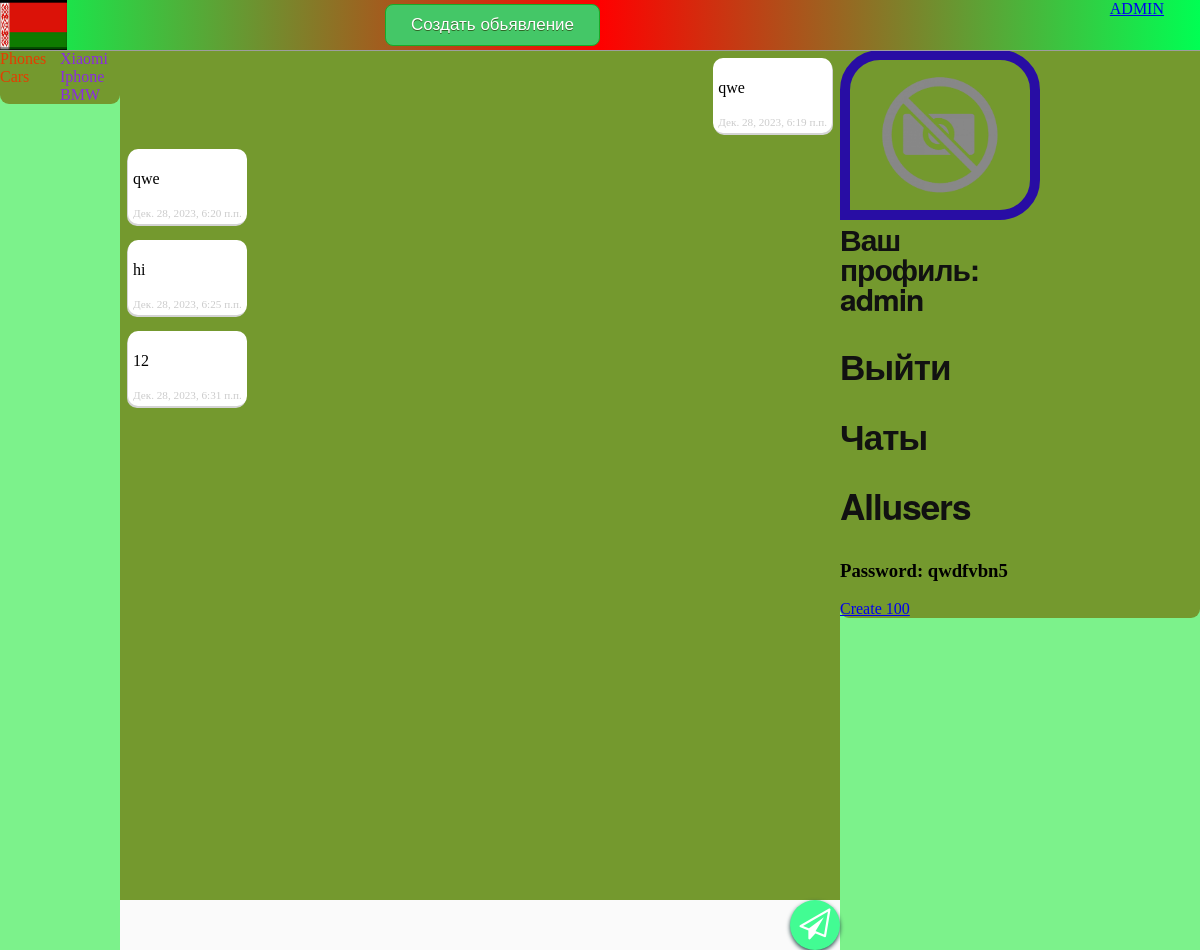
/chats/1 (signed in), run on the app's committed database.
### svoy01/models.py (models this page shows)
class Category(MPTTModel):
    name = models.CharField(max_length=50, unique=True)
    parent = TreeForeignKey('self', on_delete=models.CASCADE, blank=True, null=True, related_name='children')
    class MPTTMeta:
        order_insertion_by = ['name']
    class Meta:
        verbose_name = 'Категория'
        verbose_name_plural = 'Категория'
        ordering = ['id']
    def __str__(self):
        return f'{self.name}'
    def get_absolute_url(self):
        return reverse('category', kwargs={'Category_id': self.id})

class Messages(models.Model):
    id = models.AutoField(primary_key=True)
    chat = models.ForeignKey(Chat, null=True, blank=True, on_delete=models.PROTECT)
    author = models.ForeignKey(User, default=1, on_delete=models.PROTECT)
    text = models.TextField()
    created = models.DateTimeField(auto_now_add=True, auto_now=False, null=True)
    def __str__(self):
        return self.text

### svoy01/views.py (the view)
# urls.py: path('chats/<int:receiver_id>', views.room, name='room'),
def room(request, receiver_id: int):
    user = User.objects.get(pk=receiver_id)
    chat = Chat.objects.filter(members__in=[request.user]).intersection(
        Chat.objects.filter(members__in=[user]))
    if not chat:
        chat = Chat.objects.create()
        chat.members.set([request.user, user])
    else:
        chat = chat[0]
    receiver_name = user.username
    context = {
        'Category': Category.objects.all(),
        'receiver_name': receiver_name,
        'chat_id': chat.id,
        'receiver_name_json': mark_safe(json.dumps(receiver_name)),
        'history': Messages.objects.filter(chat_id=chat.id),
    }
    return render(request, 'svoy01/room.html', context)

### svoy01/templates/svoy01/room.html (shortened to what this page needs)
{% extends 'svoy01/layout.html' %}
{% load static %}
{% block content %}
<section id="ex" style="background-color: #cfcfcf;">
<ol class="chat" id="chat-log">
{% for msg in history %}
    {% if msg.author != request.user %}
    <li class="other">
        <div class="msg">
            <p>{{ msg }}</p>
            <time class="time">{{ msg.created }}</time>
        </div>
    </li>
    {% else %}
    <li class="self">
        <div class="msg">
            <p>{{ msg }}</p>
            <time class="time">{{ msg.created }}</time>
        </div>
    </li>
    {% endif %}
{% endfor %}
</ol>
</section>
<div>
    <input class="input" id="chat-message-input" type="text"/>
    <button class="send_button" id="chat-message-submit" type="button"><i class="fa fa-paper-plane-o"></i></button>
</div>
{% endblock %}

### svoy01/templates/svoy01/layout.html (shortened to what this page needs)
{% load mptt_tags %}
{% load static %}
<!DOCTYPE html>
<html lang="en">
<head>
    <link rel="stylesheet" href="{% static 'svoy01/css/styles.css' %}">
    <link rel="stylesheet" href="https://cdnjs.cloudflare.com/ajax/libs/font-awesome/4.7.0/css/font-awesome.min.css">
</head>
<body class="body">
<nav class="header">
    <a style="position: absolute; right: 3%;" href="{% url 'admin' %}">ADMIN</a>
    {% if user.is_authenticated %}
        <a class="admin" href="{% url 'create' %}">Создать обьявление</a>
    {% endif %}
    <a href="{% url 'home' %}"><img style=" width: auto; height: 50px;" src="{% static 'svoy01/images/belarus.jpg' %}"></a>
</nav>
<section>
    <section class="sec1">
        <div id="app">
            <section style="width:50%; margin: 0px; float:left;">
            {% for c in Category %}
                {% if c.level == 0 %}
                        <div class="cat" v-on:click="counter = {{ c.id }}">{{ c }}</div>
                {% endif %}
            {% endfor %}
            </section>
            <section style="width:50%; margin: 0px; float:right;">
            {% for c in Category %}
                {% if c.level == 1 %}
                    <a class="subcat" v-if="counter == {{ c.parent_id }}"  href="{{ c.get_absolute_url }}">{{ c.name }}</a>
                {% endif %}
            {% endfor %}
            </section>
            </div>
    </section>
        <section class="sec2">
            {% block content %}{% endblock %}
        </section>
    <section class="sec3">
        {% if request.user.is_authenticated %}
            {% if user.profile.photo %}
        <img class="user_img" src="{{ user.profile.photo.url }}"/>
            {% else %}
        <img class="user_img" src="{% static 'svoy01/images/placeholder-1000x1000.png' %}"/>
            {% endif %}
        <a class="text" href="{% url 'area' %}">Ваш профиль: {{ user.username }}</a><a class="text" href="{% url 'logout' %}"><h3>Выйти</h3></a>
        <a class="text" href="{% url 'chats' %}"><h3>Чаты</h3></a>
        <a class="text" href="{% url 'all_users' %}"><h3>Allusers</h3></a>
        {% else %}
        <a class="text" href="{% url 'register' %}"><h3>Регистрация</h3></a><a class="text" href="{% url 'login' %}"><h3>Войти</h3></a>
        {% endif %}
        <h3>Password: qwdfvbn5</h3>
        <a href="{% url 'create_100' %}">Create 100</a>
    </section>
</section>
</body>
</html>

### svoy01/static/svoy01/css/styles.css (style rules this page uses)
.cat { position: relative; color: #e63c00; cursor: pointer; display:block; }
.subcat { position: relative; color: #8A2BE2; cursor: pointer; text-decoration: none; width:20px; display:block; }
.body { background-color: #7cf28b; opacity: 100%; padding:0px; margin: 50px 0px 0px 0px ; }
.header { position: fixed; top:0; width:100%; height:50px; background-color:gray; background: rgb(0,255,83); background: linear-gradient(90deg, rgba(0,255,83,1) 0%, rgba(255,0,0,1) 50%, rgba(0,255,83,1) 100%); border-bottom: 1px solid #9e9e9e; z-index: 2; }
.sec1 { width:10%; float:left; background-color: #74992e; border-radius: 0px 0px 9px 9px; }
.sec2 { width:60%; float:left; background-color:#74992e; border-radius: 0px 0px 9px 9px; }
.sec3 { width:30%; float:right; background-color:#74992e; border-radius: 0px 0px 9px 9px; }
.user_img { border: 10px solid #280DA4; border-radius: 40px 40px 40px 0px; object-fit: cover; width: 180px; height: 150px; }
.input { bottom: 0px; left: 0px; right: 0px; width: 100%; height: 50px; z-index: 99; background: #fafafa; border: none; outline: none; color: #666; font-weight: 400; padding: 0px; }
.msg { background: white; min-width: 50px; padding: 5px; border-radius: 2px; box-shadow: 0px 2px 0px rgba(0, 0, 0, 0.07); overflow-wrap: break-word; max-width: 90%; }
.other .msg { order: 1; box-shadow: -1px 2px 0px #D4D4D4; border-radius: 10px; }
.self { justify-content: flex-end; align-items: flex-end; border-radius: 20px; }
.self .msg { order: 1; border-radius: 10px; box-shadow: 1px 2px 0px #D4D4D4; }
.chat { list-style: none; background: rgb(180,255,204); background: linear-gradient(180deg, #74992e 0%, #74992e 100%); margin: 0px; padding: 0 0 50px 0; }
.chat li { padding: 0.5rem; overflow: hidden; display: flex; }
time { font-size: 0.7rem; color: #ccc; margin-top: 3px; float: right; cursor: default; -webkit-touch-callout: none; -webkit-user-select: none; -moz-user-select: none; -ms-user-select: none; }
.send_button { background-color: #42fc93; color: white; border: none; padding: 0px; font-size: 31px; height: 50px; width: 50px; box-shadow: 0 2px 4px darkslategray; cursor: pointer; transition: all 0.2s ease; border-radius: 70%; position: absolute; right: 30%; }
.admin { background-color:#44c767; border-radius: 8px; border:1px solid #18ab29; display:inline-block; cursor:pointer; color:#ffffff; font-family:Arial; font-size:17px; padding: 10px 25px; text-decoration:none; text-shadow:0px 1px 0px #2f6627; font-family:Verdana, sans-serif; position: absolute; top: 4px; right: 50%; }
.text { color: #111; font-family: 'Helvetica Neue', sans-serif; font-size: 30px; font-weight: bold; letter-spacing: -1px; line-height: 1; text-align: left; text-decoration: none; transition: 0s; width: 50%; display: block; }

### svoy01/templates/svoy01/room.html (style rules this page uses)
.body { overflow: hidden; }
.sec2 { height: 800px; }
.chat { height: 800px; overflow-y: scroll; }

### data on the page
Category: name "Phones"
Category: name "Cars"
Category: name "Xiaomi"
Category: name "Iphone"
Category: name "BMW"
Messages: text "qwe", created "Дек. 28, 2023, 6:19 п.п."
Messages: text "qwe", created "Дек. 28, 2023, 6:20 п.п."
Messages: text "hi", created "Дек. 28, 2023, 6:25 п.п."
Messages: text "12", created "Дек. 28, 2023, 6:31 п.п."

### other printed values
{{ user.username }} "admin"
